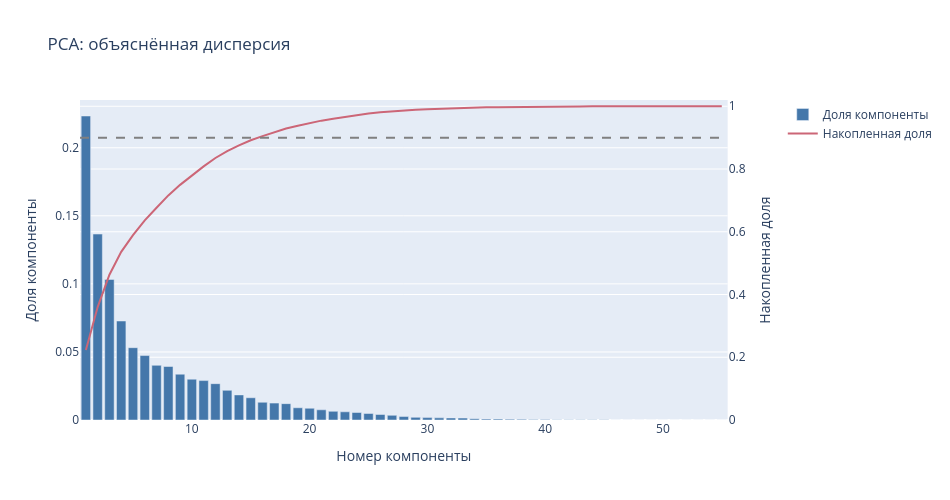
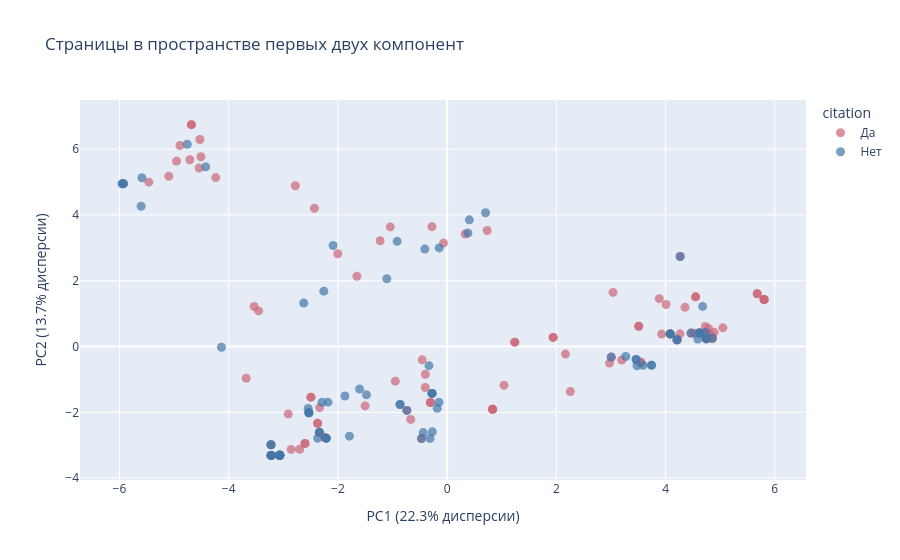

Source (notebook cell) for these figures, in order:
### Markdown cell above
## PCA: структура объектов и объяснённая дисперсия

Перед PCA пропуски заменяются медианой, а признаки стандартизируются, чтобы масштаб измерения не определял компоненты. Объяснённая дисперсия показывает сохранённую вариацию признаков, а не качество предсказания целевой переменной.

### Code cell
eda_scaled = StandardScaler().fit_transform(
    SimpleImputer(strategy="median").fit_transform(eda_numeric)
)
eda_pca = PCA().fit(eda_scaled)
eda_variance = eda_pca.explained_variance_ratio_
eda_cumulative = np.cumsum(eda_variance)
eda_components = np.arange(1, len(eda_variance) + 1)

eda_component_counts = {
    share: np.searchsorted(eda_cumulative, share) + 1
    for share in (0.80, 0.90, 0.95)
}

print(f'''80% дисперсии: {eda_component_counts[0.80]} из {len(eda_variance)} компонент
90% дисперсии: {eda_component_counts[0.90]} из {len(eda_variance)} компонент
95% дисперсии: {eda_component_counts[0.95]} из {len(eda_variance)} компонент''')

for share, count in eda_component_counts.items():
    logger.report_single_value(name=f"pca_components_{share:.0%}", value=int(count))

fig = make_subplots(specs=[[{"secondary_y": True}]])
fig.add_trace(go.Bar(x=eda_components, y=eda_variance,
                     name="Доля компоненты", marker_color="#4477AA"), secondary_y=False)
fig.add_trace(go.Scatter(x=eda_components, y=eda_cumulative,
                         name="Накопленная доля", line_color="#CC6677"), secondary_y=True)
fig.add_hline(y=0.90, line_dash="dash", line_color="gray", secondary_y=True)
fig.update_layout(title="PCA: объяснённая дисперсия", xaxis_title="Номер компоненты",
                  height=500, width=950)
fig.update_yaxes(title_text="Доля компоненты", secondary_y=False)
fig.update_yaxes(title_text="Накопленная доля", range=[0, 1.02], secondary_y=True)
fig.show()
logger.report_plotly(title="EDA", series="pca_explained_variance", figure=fig)

eda_scores = eda_pca.transform(eda_scaled)
eda_projection = df[["query", "domain", "query_type"]].copy()
eda_projection["citation"] = df[eda_target].map({0: "Нет", 1: "Да"})
eda_projection["PC1"] = eda_scores[:, 0]
eda_projection["PC2"] = eda_scores[:, 1]
fig = px.scatter(eda_projection, x="PC1", y="PC2", color="citation",
                 hover_data=["query", "domain", "query_type"],
                 color_discrete_map=eda_colors,
                 title="Страницы в пространстве первых двух компонент")
fig.update_traces(marker=dict(size=9, opacity=0.7))
fig.update_xaxes(title=f"PC1 ({eda_variance[0]:.1%} дисперсии)")
fig.update_yaxes(title=f"PC2 ({eda_variance[1]:.1%} дисперсии)")
fig.show()
logger.report_plotly(title="EDA", series="pca_projection", figure=fig)

### Figure 1 — Plotly figure (JSON) as saved in the notebook; plotly's stock layout.template omitted (floating-point values rounded to 4 significant figures)
{"data": [{"marker": {"color": "#4477AA"}, "name": "Доля компоненты", "x": [1, 2, 3, 4, 5, 6, 7, 8, 9, 10, 11, 12, 13, 14, 15, 16, 17, 18, 19, 20, 21, 22, 23, 24, 25, 26, 27, 28, 29, 30, 31, 32, 33, 34, 35, 36, 37, 38, 39, 40, 41, 42, 43, 44, 45, 46, 47, 48, 49, 50, 51, 52, 53, 54, 55], "xaxis": "x", "y": [0.2233, 0.1366, 0.1033, 0.07272, 0.05313, 0.04734, 0.04016, 0.0393, 0.03366, 0.02998, 0.02896, 0.02669, 0.02179, 0.01843, 0.01633, 0.01302, 0.0124, 0.01201, 0.008982, 0.008621, 0.00749, 0.006367, 0.006022, 0.005501, 0.004783, 0.004036, 0.00342, 0.002524, 0.001929, 0.001766, 0.001564, 0.001494, 0.001413, 0.0009422, 0.0006749, 0.0006469, 0.0006159, 0.0004804, 0.0003634, 0.0002918, 0.0002159, 0.000214, 0.0001696, 0.0001597, 0.0001009, 6.668e-05, 3.672e-05, 4.86e-06, 5.228e-07, 2.958e-33, 1.269e-33, 9.248e-34, 9.248e-34, 9.248e-34, 2.891e-34], "yaxis": "y", "type": "bar"}, {"line": {"color": "#CC6677"}, "name": "Накопленная доля", "x": [1, 2, 3, 4, 5, 6, 7, 8, 9, 10, 11, 12, 13, 14, 15, 16, 17, 18, 19, 20, 21, 22, 23, 24, 25, 26, 27, 28, 29, 30, 31, 32, 33, 34, 35, 36, 37, 38, 39, 40, 41, 42, 43, 44, 45, 46, 47, 48, 49, 50, 51, 52, 53, 54, 55], "xaxis": "x", "y": [0.2233, 0.3599, 0.4632, 0.5359, 0.589, 0.6364, 0.6765, 0.7158, 0.7495, 0.7795, 0.8084, 0.8351, 0.8569, 0.8753, 0.8917, 0.9047, 0.9171, 0.9291, 0.9381, 0.9467, 0.9542, 0.9606, 0.9666, 0.9721, 0.9769, 0.9809, 0.9843, 0.9869, 0.9888, 0.9905, 0.9921, 0.9936, 0.995, 0.996, 0.9966, 0.9973, 0.9979, 0.9984, 0.9987, 0.999, 0.9992, 0.9995, 0.9996, 0.9998, 0.9999, 1.0, 1.0, 1.0, 1.0, 1.0, 1.0, 1.0, 1.0, 1.0, 1.0], "yaxis": "y2", "type": "scatter"}], "layout": {"height": 500, "shapes": [{"line": {"color": "gray", "dash": "dash"}, "type": "line", "x0": 0, "x1": 1, "xref": "x domain", "y0": 0.9, "y1": 0.9, "yref": "y2"}], "title": {"text": "PCA: объяснённая дисперсия"}, "width": 950, "xaxis": {"anchor": "y", "domain": [0.0, 0.94], "title": {"text": "Номер компоненты"}}, "yaxis": {"anchor": "x", "domain": [0.0, 1.0], "title": {"text": "Доля компоненты"}}, "yaxis2": {"anchor": "x", "overlaying": "y", "range": [0, 1.02], "side": "right", "title": {"text": "Накопленная доля"}}}}

### Figure 2 — Plotly figure (JSON) as saved in the notebook; plotly's stock layout.template omitted (floating-point values rounded to 4 significant figures; data arrays with more than 128 entries replaced by an {"elided": "..."} marker saying what was removed)
{"data": [{"customdata": {"elided": "110x3 str values"}, "hovertemplate": "citation=Да<br>PC1=%{x}<br>PC2=%{y}<br>query=%{customdata[0]}<br>domain=%{customdata[1]}<br>query_type=%{customdata[2]}<extra></extra>", "legendgroup": "Да", "marker": {"color": "#CC6677", "opacity": 0.7, "size": 9, "symbol": "circle"}, "mode": "markers", "name": "Да", "orientation": "v", "showlegend": true, "x": [-0.3068, -0.3068, 4.731, 4.267, 3.196, -2.602, -2.237, -2.602, -3.533, -2.237, 4.731, 3.884, -0.4575, 3.928, 4.465, -1.501, 4.356, -0.7372, 1.042, 4.55, 4.856, 2.974, 4.55, 4.784, 4.856, 4.009, 5.05, -0.4697, 4.832, 1.239, -2.91, -3.222, -3.222, -2.856, 1.239, -3.222, -3.222, -3.222, 3.509, 3.509, 2.256, -0.6671, -3.452, -2.002, -1.651, -3.679, 0.3293, -0.3984, -2.495, -0.9485, -3.225, -2.495, 5.679, 3.038, 4.085, 4.622, -2.339, 4.085, 5.679, -0.4013, 4.888, 3.006, 4.728, 2.167, 0.8317, 4.747, 4.21, 5.804, 1.941, 4.264, 0.8317, 5.804, 4.21, 4.53, 5.804, 1.941, 4.747, 0.8317, 4.747, 3.547, -2.372, -2.335, -2.372, -3.065, 3.547, -3.065, -3.065, -3.065, -3.065, -2.7, -3.065, -1.041, 0.7332, -0.2782, -0.06545, -1.226, -2.78, -4.237, -5.929, -5.462, -4.507, -4.711, -4.683, -4.954, -2.429, -4.541, -5.096, -4.527, -4.683, -4.892], "xaxis": "x", "y": [-1.701, -1.701, 0.4282, 2.738, -0.4127, -2.948, -2.767, -2.948, 1.22, -2.767, 0.4282, 1.455, -0.4035, 0.3783, 0.4084, -1.805, 1.191, -1.941, -1.177, 1.51, 0.2504, -0.5041, 1.51, 0.5496, 0.2504, 1.278, 0.5693, -2.798, 0.3643, 0.1338, -2.052, -3.308, -3.308, -3.127, 0.1338, -3.308, -3.308, -3.308, 0.6184, 0.6184, -1.368, -2.215, 1.084, 2.819, 2.135, -0.9655, 3.421, -0.8453, -1.539, -1.053, -2.985, -1.539, 1.606, 1.646, 0.3836, 0.4137, -2.608, 0.3836, 1.606, -1.246, 0.4334, -0.3211, 0.6102, -0.2295, -1.906, 0.2359, 0.2058, 1.429, 0.2773, 0.3852, -1.906, 1.429, 0.2058, 0.4049, 1.429, 0.2773, 0.2359, -1.906, 0.2359, -0.4791, -2.333, -1.858, -2.333, -3.303, -0.4791, -3.303, -3.303, -3.303, -3.303, -3.122, -3.303, 3.638, 3.529, 3.645, 3.144, 3.215, 4.889, 5.135, 4.952, 4.997, 5.769, 5.679, 6.746, 5.638, 4.205, 5.428, 5.178, 6.293, 6.746, 6.112], "yaxis": "y", "type": "scatter"}, {"customdata": {"elided": "85x3 str values"}, "hovertemplate": "citation=Нет<br>PC1=%{x}<br>PC2=%{y}<br>query=%{customdata[0]}<br>domain=%{customdata[1]}<br>query_type=%{customdata[2]}<extra></extra>", "legendgroup": "Нет", "marker": {"color": "#4477AA", "opacity": 0.7, "size": 9, "symbol": "circle"}, "mode": "markers", "name": "Нет", "orientation": "v", "showlegend": true, "x": [-0.8623, 4.267, -1.602, -0.2713, 3.461, -1.872, -2.182, -2.29, -2.626, -0.8623, 4.731, 3.461, 4.465, -0.1818, -1.477, -2.371, 4.679, 4.59, -0.7372, 4.856, -0.3325, 3.586, -1.789, -0.4697, -3.222, -3.222, -3.222, -3.222, -4.132, -2.531, -2.531, -2.545, -2.531, -3.225, -3.225, -0.438, 4.622, -2.339, -0.15, 4.085, 4.622, 4.622, -2.339, 4.085, 4.085, 3.271, -2.258, 3.006, -0.2763, 4.747, -0.313, -2.214, 4.21, -0.2763, 4.747, -2.214, 3.743, -0.2763, -2.214, 4.21, 3.743, 3.478, -3.065, -3.065, -3.065, -3.065, -3.065, -3.065, -3.065, -3.065, -1.104, -0.1449, 0.4065, -2.089, -0.4079, 0.7032, 0.3798, -0.9157, -4.421, -5.955, -5.929, -5.604, -5.589, -5.929, -4.759], "xaxis": "x", "y": [-1.763, 2.738, -1.291, -2.593, -0.3929, -1.503, -1.69, -1.692, 1.323, -1.763, 0.4282, -0.3929, 0.4084, -1.878, -1.469, -2.791, 1.219, 0.2307, -1.941, 0.2504, -0.5812, -0.5706, -2.725, -2.798, -3.308, -3.308, -3.308, -3.308, -0.02083, -2.014, -2.014, -1.88, -2.014, -2.985, -2.985, -2.615, 0.4137, -2.608, -1.695, 0.3836, 0.4137, 0.4137, -2.608, 0.3836, 0.3836, -0.3014, 1.684, -0.3211, -1.424, 0.2359, -2.793, -2.786, 0.2058, -1.424, 0.2359, -2.786, -0.5654, -1.424, -2.786, 0.2058, -0.5654, -0.5851, -3.303, -3.303, -3.303, -3.303, -3.303, -3.303, -3.303, -3.303, 2.062, 2.999, 3.851, 3.072, 2.963, 4.067, 3.453, 3.198, 5.462, 4.948, 4.952, 4.264, 5.129, 4.952, 6.148], "yaxis": "y", "type": "scatter"}], "layout": {"legend": {"title": {"text": "citation"}, "tracegroupgap": 0}, "title": {"text": "Страницы в пространстве первых двух компонент"}, "xaxis": {"anchor": "y", "domain": [0.0, 1.0], "title": {"text": "PC1 (22.3% дисперсии)"}}, "yaxis": {"anchor": "x", "domain": [0.0, 1.0], "title": {"text": "PC2 (13.7% дисперсии)"}}}}
